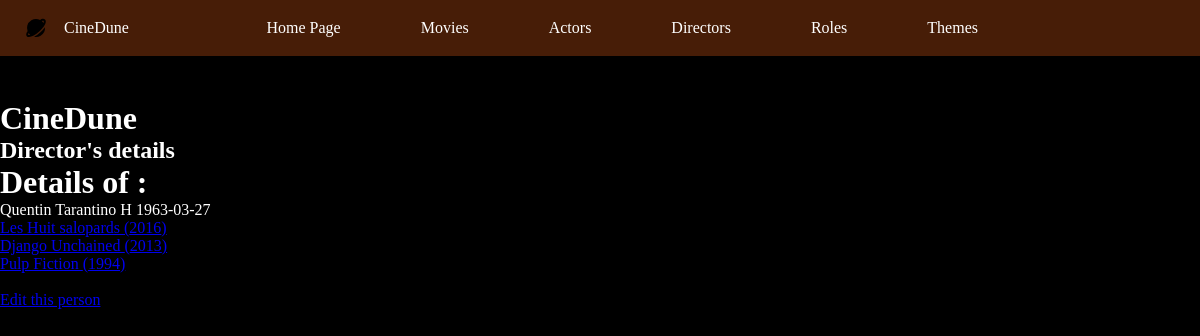
Before: /index.php?action=directorsDetails&id=3 with the older database file.
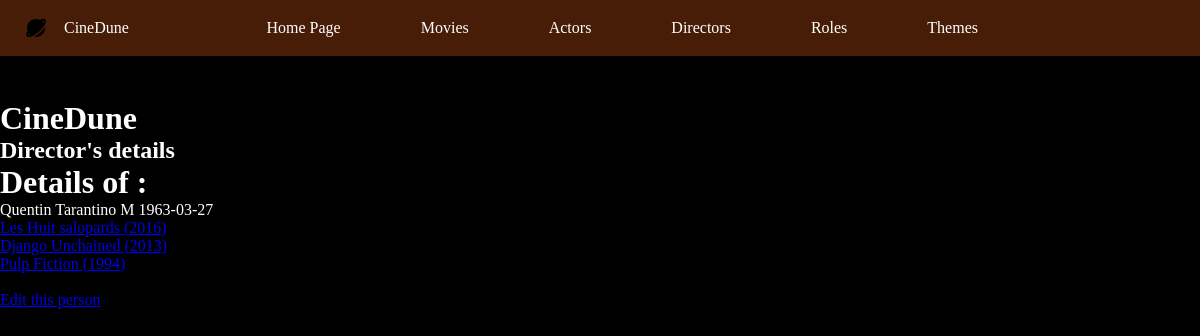
After: the same page with the newer database file.
### tables this page shows
CREATE TABLE IF NOT EXISTS `director` (
  `idDirector` int NOT NULL AUTO_INCREMENT,
  `idPerson` int NOT NULL,
  PRIMARY KEY (`idDirector`),
  KEY `idPerson` (`idPerson`),
  CONSTRAINT `FK1_director_person` FOREIGN KEY (`idPerson`) REFERENCES `person` (`idPerson`)
);

CREATE TABLE IF NOT EXISTS `person` (
  `idPerson` int NOT NULL AUTO_INCREMENT,
  `firstname` char(255) NOT NULL,
  `surname` char(255) NOT NULL,
  `sex` char(10) NOT NULL,
  `birthdate` date NOT NULL,
  `picture` varchar(255) NOT NULL,
  PRIMARY KEY (`idPerson`)
);

CREATE TABLE IF NOT EXISTS `movie` (
  `idMovie` int NOT NULL AUTO_INCREMENT,
  `title` varchar(255) NOT NULL,
  `releaseYear` year NOT NULL,
  `duration` int NOT NULL DEFAULT '0',
  `note` float NOT NULL DEFAULT (0),
  `synopsis` text,
  `poster` varchar(255) NOT NULL,
  `idDirector` int NOT NULL,
  PRIMARY KEY (`idMovie`),
  KEY `idDirector` (`idDirector`),
  CONSTRAINT `FK1_movie_director` FOREIGN KEY (`idDirector`) REFERENCES `director` (`idDirector`)
);

### controller/DirectorController.php (called while the page is built, shortened)
<?php
class DirectorController
{
    public function directorsDetails($id)
    {
        $pdo = Connect::toLogIn();
        $requestDirectorsDetails = $pdo->prepare("
        SELECT person.idPerson, director.idDirector, person.firstname, person.surname, person.sex, person.birthdate
        FROM director
        INNER JOIN person ON director.idPerson = person.idPerson
        WHERE director.idDirector = :id
        ");
        $requestDirectorsDetails->execute(["id" => $id]);
        $requestDirectorsFilmography = $pdo->prepare("
        SELECT director.idDirector, movie.idMovie, person.firstname, person.surname, movie.title, movie.releaseYear
        FROM director
        INNER JOIN person ON director.idPerson = person.idPerson
        INNER JOIN movie ON director.idDirector = movie.idDirector
        WHERE director.idDirector = :id
        ORDER BY movie.releaseYear DESC
        ");
        $requestDirectorsFilmography->execute(["id" => $id]);
        require "view/directors/directorsDetails.php";
    }
}

### view/directors/directorsDetails.php (the view, shortened to what this page needs)
<?php ob_start();
$directorDetails = $requestDirectorsDetails->fetch();
$directorsFilmography = $requestDirectorsFilmography->fetchAll();
?>
<h1>Details of : </h1>
<?php
echo $directorDetails["firstname"] . " " . $directorDetails["surname"] . " " . $directorDetails["sex"] . " " . $directorDetails["birthdate"] . "<br>";
foreach ($directorsFilmography as $directorFilmography) {
?>
    <a href="index.php?action=moviesDetails&id=<?= $directorFilmography["idMovie"] ?>"><?= $directorFilmography["title"] . " (" . $directorFilmography["releaseYear"] . ")" . "<br>" ?></a>
<?php
}
?>
<br>
<a href="index.php?action=editPerson&id=<?= $directorDetails['idPerson']?>">Edit this person</a>
<?php
require "view/template.php";

Changed rows visible on the page:
changed through a linked row, director "Les Huit salopards": idPerson.sex "H" → "M"
